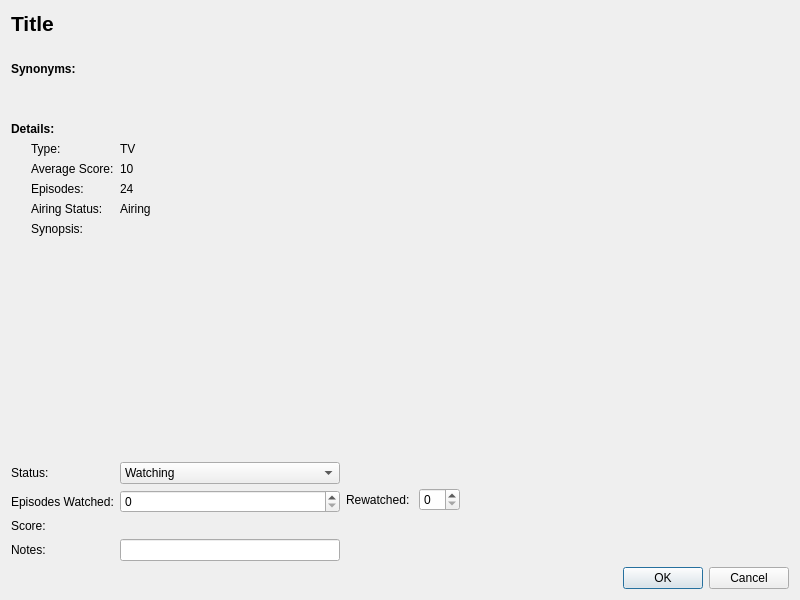
<?xml version="1.0" encoding="UTF-8"?>
<ui version="4.0">
 <class>AnimePanel</class>
 <widget class="QDialog" name="AnimePanel">
  <property name="geometry">
   <rect>
    <x>0</x>
    <y>0</y>
    <width>800</width>
    <height>600</height>
   </rect>
  </property>
  <property name="minimumSize">
   <size>
    <width>620</width>
    <height>400</height>
   </size>
  </property>
  <property name="windowTitle">
   <string>Anime Information</string>
  </property>
  <layout class="QVBoxLayout" name="verticalLayout_2">
   <item>
    <layout class="QVBoxLayout" name="verticalLayout" stretch="0,0,0,0,0,0,80,0,0">
     <item>
      <widget class="QLabel" name="lblTitle">
       <property name="font">
        <font>
         <pointsize>16</pointsize>
         <weight>75</weight>
         <bold>true</bold>
         <kerning>true</kerning>
        </font>
       </property>
       <property name="text">
        <string>Title</string>
       </property>
      </widget>
     </item>
     <item>
      <spacer name="verticalSpacer_2">
       <property name="orientation">
        <enum>Qt::Vertical</enum>
       </property>
       <property name="sizeType">
        <enum>QSizePolicy::Minimum</enum>
       </property>
       <property name="sizeHint" stdset="0">
        <size>
         <width>20</width>
         <height>20</height>
        </size>
       </property>
      </spacer>
     </item>
     <item>
      <widget class="QLabel" name="label_3">
       <property name="font">
        <font>
         <weight>75</weight>
         <bold>true</bold>
        </font>
       </property>
       <property name="text">
        <string>Synonyms: </string>
       </property>
      </widget>
     </item>
     <item>
      <widget class="QLabel" name="lblSynonyms">
       <property name="text">
        <string/>
       </property>
      </widget>
     </item>
     <item>
      <spacer name="verticalSpacer_3">
       <property name="orientation">
        <enum>Qt::Vertical</enum>
       </property>
       <property name="sizeType">
        <enum>QSizePolicy::Minimum</enum>
       </property>
       <property name="sizeHint" stdset="0">
        <size>
         <width>20</width>
         <height>20</height>
        </size>
       </property>
      </spacer>
     </item>
     <item>
      <widget class="QLabel" name="label">
       <property name="font">
        <font>
         <weight>75</weight>
         <bold>true</bold>
        </font>
       </property>
       <property name="text">
        <string>Details:</string>
       </property>
      </widget>
     </item>
     <item>
      <layout class="QVBoxLayout" name="scrollLayout">
       <item>
        <widget class="QScrollArea" name="scrollArea">
         <property name="frameShape">
          <enum>QFrame::Box</enum>
         </property>
         <property name="frameShadow">
          <enum>QFrame::Sunken</enum>
         </property>
         <property name="lineWidth">
          <number>0</number>
         </property>
         <property name="widgetResizable">
          <bool>true</bool>
         </property>
         <widget class="QWidget" name="scrollAreaWidgetContents">
          <property name="geometry">
           <rect>
            <x>0</x>
            <y>0</y>
            <width>778</width>
            <height>282</height>
           </rect>
          </property>
          <layout class="QVBoxLayout" name="verticalLayout_3">
           <property name="leftMargin">
            <number>0</number>
           </property>
           <property name="topMargin">
            <number>0</number>
           </property>
           <property name="rightMargin">
            <number>0</number>
           </property>
           <property name="bottomMargin">
            <number>0</number>
           </property>
           <item>
            <layout class="QFormLayout" name="detailForm">
             <property name="fieldGrowthPolicy">
              <enum>QFormLayout::AllNonFixedFieldsGrow</enum>
             </property>
             <property name="leftMargin">
              <number>20</number>
             </property>
             <item row="0" column="0">
              <widget class="QLabel" name="lblType">
               <property name="text">
                <string>Type:</string>
               </property>
              </widget>
             </item>
             <item row="0" column="1">
              <widget class="QLabel" name="txtType">
               <property name="text">
                <string>TV</string>
               </property>
              </widget>
             </item>
             <item row="1" column="0">
              <widget class="QLabel" name="lblScore">
               <property name="text">
                <string>Average Score:</string>
               </property>
              </widget>
             </item>
             <item row="1" column="1">
              <widget class="QLabel" name="txtScore">
               <property name="text">
                <string>10</string>
               </property>
              </widget>
             </item>
             <item row="2" column="0">
              <widget class="QLabel" name="lblEpisodes">
               <property name="text">
                <string>Episodes:</string>
               </property>
              </widget>
             </item>
             <item row="2" column="1">
              <widget class="QLabel" name="txtEpisodes">
               <property name="text">
                <string>24</string>
               </property>
              </widget>
             </item>
             <item row="3" column="0">
              <widget class="QLabel" name="lblAiring">
               <property name="text">
                <string>Airing Status:</string>
               </property>
              </widget>
             </item>
             <item row="3" column="1">
              <widget class="QLabel" name="txtAiring">
               <property name="text">
                <string>Airing</string>
               </property>
              </widget>
             </item>
             <item row="4" column="0">
              <widget class="QLabel" name="lblSynopsis">
               <property name="text">
                <string>Synopsis:</string>
               </property>
              </widget>
             </item>
             <item row="4" column="1">
              <widget class="QLabel" name="txtSynopsis">
               <property name="text">
                <string/>
               </property>
               <property name="textFormat">
                <enum>Qt::RichText</enum>
               </property>
               <property name="wordWrap">
                <bool>true</bool>
               </property>
              </widget>
             </item>
            </layout>
           </item>
          </layout>
         </widget>
        </widget>
       </item>
      </layout>
     </item>
     <item>
      <spacer name="verticalSpacer_4">
       <property name="orientation">
        <enum>Qt::Vertical</enum>
       </property>
       <property name="sizeType">
        <enum>QSizePolicy::Expanding</enum>
       </property>
       <property name="sizeHint" stdset="0">
        <size>
         <width>20</width>
         <height>20</height>
        </size>
       </property>
      </spacer>
     </item>
     <item>
      <layout class="QHBoxLayout" name="horizontalLayout">
       <item>
        <layout class="QFormLayout" name="myDetailForm">
         <item row="1" column="0">
          <widget class="QLabel" name="label_2">
           <property name="text">
            <string>Episodes Watched:</string>
           </property>
          </widget>
         </item>
         <item row="2" column="0">
          <widget class="QLabel" name="label_5">
           <property name="text">
            <string>Score: </string>
           </property>
          </widget>
         </item>
         <item row="0" column="0">
          <widget class="QLabel" name="label_6">
           <property name="text">
            <string>Status:</string>
           </property>
          </widget>
         </item>
         <item row="3" column="0">
          <widget class="QLabel" name="label_8">
           <property name="text">
            <string>Notes:</string>
           </property>
          </widget>
         </item>
         <item row="0" column="1">
          <widget class="QComboBox" name="comboStatus">
           <item>
            <property name="text">
             <string>Watching</string>
            </property>
           </item>
           <item>
            <property name="text">
             <string>Completed</string>
            </property>
           </item>
           <item>
            <property name="text">
             <string>On-hold</string>
            </property>
           </item>
           <item>
            <property name="text">
             <string>Dropped</string>
            </property>
           </item>
           <item>
            <property name="text">
             <string>Plan to Watch</string>
            </property>
           </item>
          </widget>
         </item>
         <item row="1" column="1">
          <widget class="QSpinBox" name="spinEps"/>
         </item>
         <item row="3" column="1">
          <widget class="QLineEdit" name="txtNotes"/>
         </item>
        </layout>
       </item>
       <item>
        <layout class="QFormLayout" name="formLayout">
         <property name="fieldGrowthPolicy">
          <enum>QFormLayout::AllNonFixedFieldsGrow</enum>
         </property>
         <item row="0" column="0">
          <widget class="QLabel" name="label_7">
           <property name="text">
            <string/>
           </property>
          </widget>
         </item>
         <item row="1" column="0">
          <widget class="QLabel" name="label_4">
           <property name="text">
            <string>Rewatched: </string>
           </property>
          </widget>
         </item>
         <item row="1" column="1">
          <widget class="QSpinBox" name="spinRewatch"/>
         </item>
         <item row="0" column="1">
          <spacer name="verticalSpacer_5">
           <property name="orientation">
            <enum>Qt::Vertical</enum>
           </property>
           <property name="sizeType">
            <enum>QSizePolicy::Minimum</enum>
           </property>
           <property name="sizeHint" stdset="0">
            <size>
             <width>20</width>
             <height>20</height>
            </size>
           </property>
          </spacer>
         </item>
        </layout>
       </item>
       <item>
        <spacer name="horizontalSpacer">
         <property name="orientation">
          <enum>Qt::Horizontal</enum>
         </property>
         <property name="sizeHint" stdset="0">
          <size>
           <width>40</width>
           <height>20</height>
          </size>
         </property>
        </spacer>
       </item>
      </layout>
     </item>
    </layout>
   </item>
   <item>
    <widget class="QDialogButtonBox" name="buttonBox">
     <property name="orientation">
      <enum>Qt::Horizontal</enum>
     </property>
     <property name="standardButtons">
      <set>QDialogButtonBox::Cancel|QDialogButtonBox::Ok</set>
     </property>
    </widget>
   </item>
  </layout>
 </widget>
 <resources/>
 <connections>
  <connection>
   <sender>buttonBox</sender>
   <signal>accepted()</signal>
   <receiver>AnimePanel</receiver>
   <slot>accept()</slot>
   <hints>
    <hint type="sourcelabel">
     <x>248</x>
     <y>254</y>
    </hint>
    <hint type="destinationlabel">
     <x>157</x>
     <y>274</y>
    </hint>
   </hints>
  </connection>
  <connection>
   <sender>buttonBox</sender>
   <signal>rejected()</signal>
   <receiver>AnimePanel</receiver>
   <slot>reject()</slot>
   <hints>
    <hint type="sourcelabel">
     <x>316</x>
     <y>260</y>
    </hint>
    <hint type="destinationlabel">
     <x>286</x>
     <y>274</y>
    </hint>
   </hints>
  </connection>
 </connections>
</ui>
